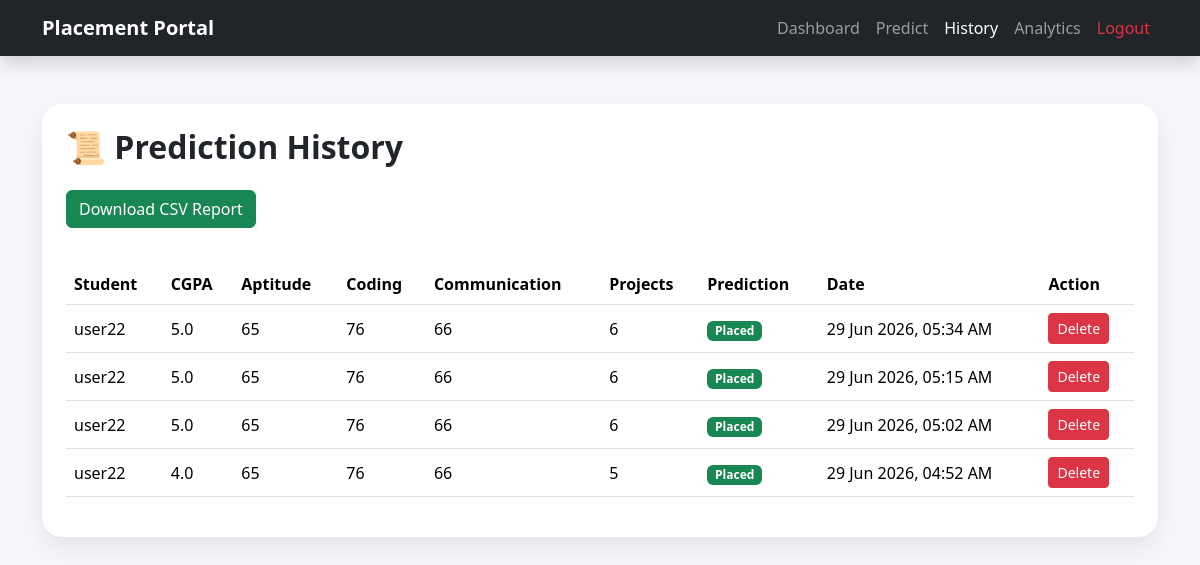
The page /history/ (signed in) on the database as committed earlier.
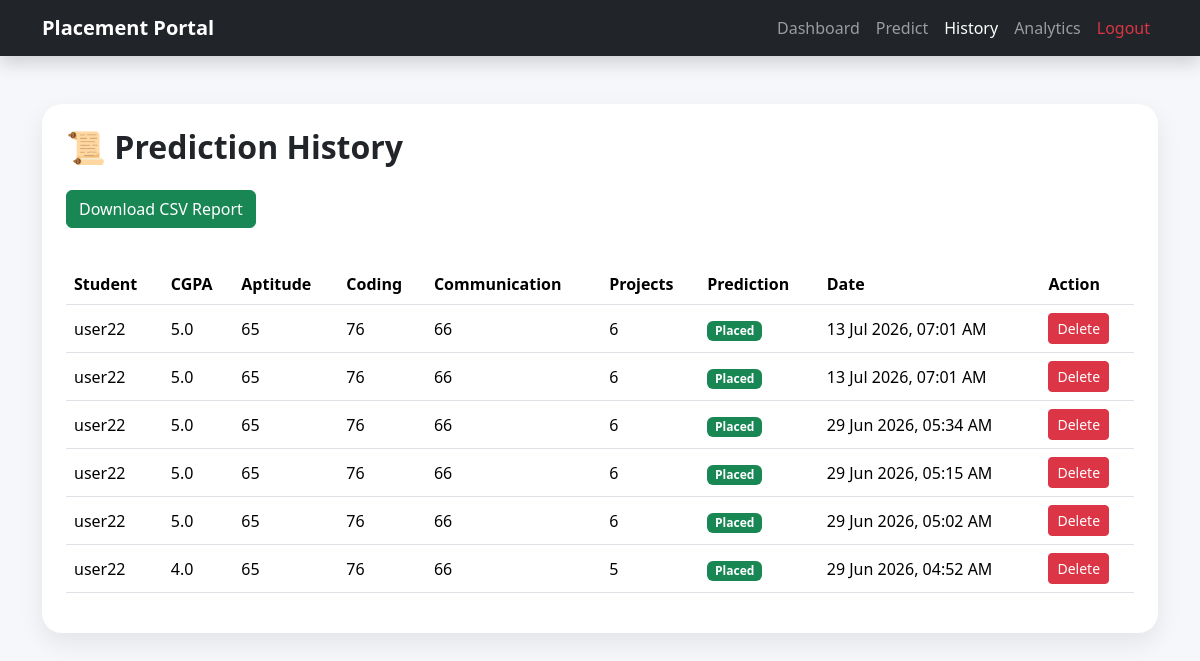
The same page on the database as committed later.
### students/models.py (models this page shows, shortened)
class PredictionHistory(models.Model):
    student = models.ForeignKey(
        Student,
        on_delete=models.CASCADE
    )
    cgpa = models.FloatField()
    aptitude = models.IntegerField()
    coding = models.IntegerField()
    communication = models.IntegerField()
    projects = models.IntegerField()
    prediction = models.CharField(max_length=20)
    created_at = models.DateTimeField(auto_now_add=True)

class Student(models.Model):
    user = models.OneToOneField(
        User,
        on_delete=models.CASCADE,
        null=True,
        blank=True
    )
    name = models.CharField(max_length=100)
    email = models.EmailField(unique=True)
    branch = models.CharField(max_length=50, blank=True)
    semester = models.IntegerField(default=0)
    cgpa = models.FloatField(default=0)
    aptitude = models.IntegerField(default=0)
    coding = models.IntegerField(default=0)
    communication = models.IntegerField(default=0)
    projects = models.IntegerField(default=0)

### students/views.py (the view)
# urls.py: path('history/', views.history, name='history'),
def history(request):
    student = Student.objects.filter(
        user=request.user
    ).first()
    history = PredictionHistory.objects.filter(
        student=student
    ).order_by('-created_at')
    return render(
        request,
        'history.html',
        {
            'history': history
        }
    )

### students/templates/history.html (shortened to what this page needs)
<!DOCTYPE html>
<html>
<head>
    <link href="https://cdn.jsdelivr.net/npm/bootstrap@5.3.3/dist/css/bootstrap.min.css"
          rel="stylesheet">
</head>
<body>
<nav class="navbar navbar-expand-lg navbar-dark bg-dark shadow">
    <div class="container">
        <a class="navbar-brand fw-bold"
           href="/dashboard/">
            Placement Portal
        </a>
        <div class="collapse navbar-collapse"
             id="navbarNav">
            <ul class="navbar-nav ms-auto">
                <li class="nav-item">
                    <a class="nav-link"
                       href="/dashboard/">
                        Dashboard
                    </a>
                </li>
                <li class="nav-item">
                    <a class="nav-link"
                       href="/predict/">
                        Predict
                    </a>
                </li>
                <li class="nav-item">
                  <a class="nav-link active text-white"
   href="/history/">
    History
</a>
                </li>
                <li class="nav-item">
                    <a class="nav-link"
                       href="/analytics/">
                        Analytics
                    </a>
                </li>
                <li class="nav-item">
                    <a class="nav-link text-danger"
                       href="/logout/">
                        Logout
                    </a>
                </li>
            </ul>
        </div>
    </div>
</nav>
<div class="container mt-5">
    <div class="history-card p-4">
    <h2 class="fw-bold mb-4">
    📜 Prediction History
</h2>
<a href="/export-csv/"
   class="btn btn-success mb-3 me-2">
   Download CSV Report
</a>
   <div class="table-responsive">
<table class="table table-hover align-middle">
        <tr>
            <th>Student</th>
            <th>CGPA</th>
            <th>Aptitude</th>
            <th>Coding</th>
            <th>Communication</th>
            <th>Projects</th>
            <th>Prediction</th>
            <th>Date</th>
            <th>Action</th>
        </tr>
        {% for item in history %}
        <tr>
            <td>{{ item.student.name }}</td>
            <td>{{ item.cgpa }}</td>
            <td>{{ item.aptitude }}</td>
            <td>{{ item.coding }}</td>
            <td>{{ item.communication }}</td>
            <td>{{ item.projects }}</td>
            <td>
                {% if item.prediction == "Placed" %}
                    <span class="badge bg-success">
                        Placed
                    </span>
                {% else %}
                    <span class="badge bg-danger">
                        Not Placed
                    </span>
                {% endif %}
            </td>
            <td>{{ item.created_at|date:"d M Y, h:i A" }}</td>
            <td>
  <a href="/delete-history/{{ item.id }}/"
   class="btn btn-danger btn-sm"
   onclick="return confirm('Delete this prediction?');">
    Delete
</a>
</td>
        </tr>
        {% endfor %}
    </table>
    </div>
    </div>
</div>
</body>
</html>

### students/templates/history.html (style rules this page uses)
body { background:#f5f7fb; }
.table { margin-top: 20px; }
.history-card { background:white; border:none; border-radius:20px; box-shadow:0 10px 25px rgba(0,0,0,0.08); }

Rows that differ between the two databases and show on the page:
added PredictionHistory: student.name "user22", cgpa "5.0", aptitude "65", coding "76", communication "66", projects "6", prediction "Placed", created_at "13 Jul 2026, 07:01 AM"
added PredictionHistory: student.name "user22", cgpa "5.0", aptitude "65", coding "76", communication "66", projects "6", prediction "Placed", created_at "13 Jul 2026, 07:01 AM"
